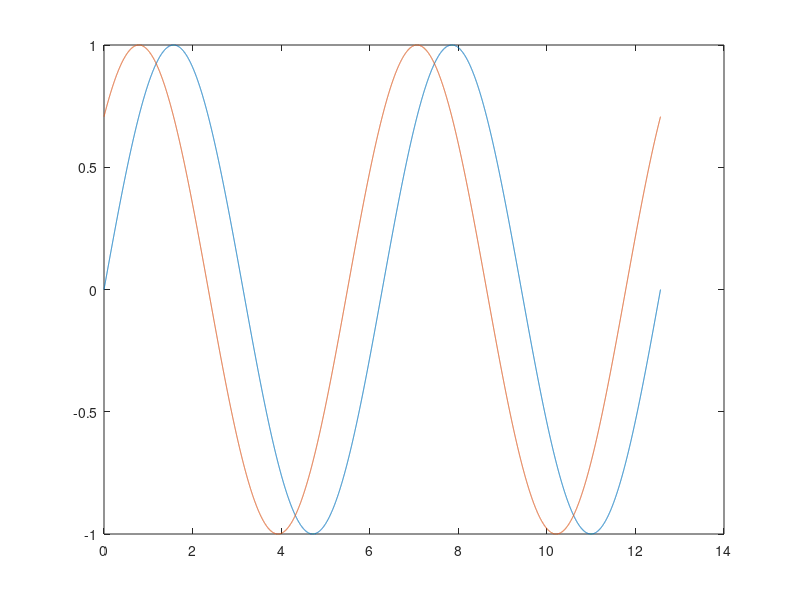

MATLAB code for this plot:
%%lab 1.2.4

format compact
close all;
clear;
clc;

t=0:0.001:4*pi;
x1=sin(t);
x2=sin(t+pi/4);

plot(t,x1,t,x2);
